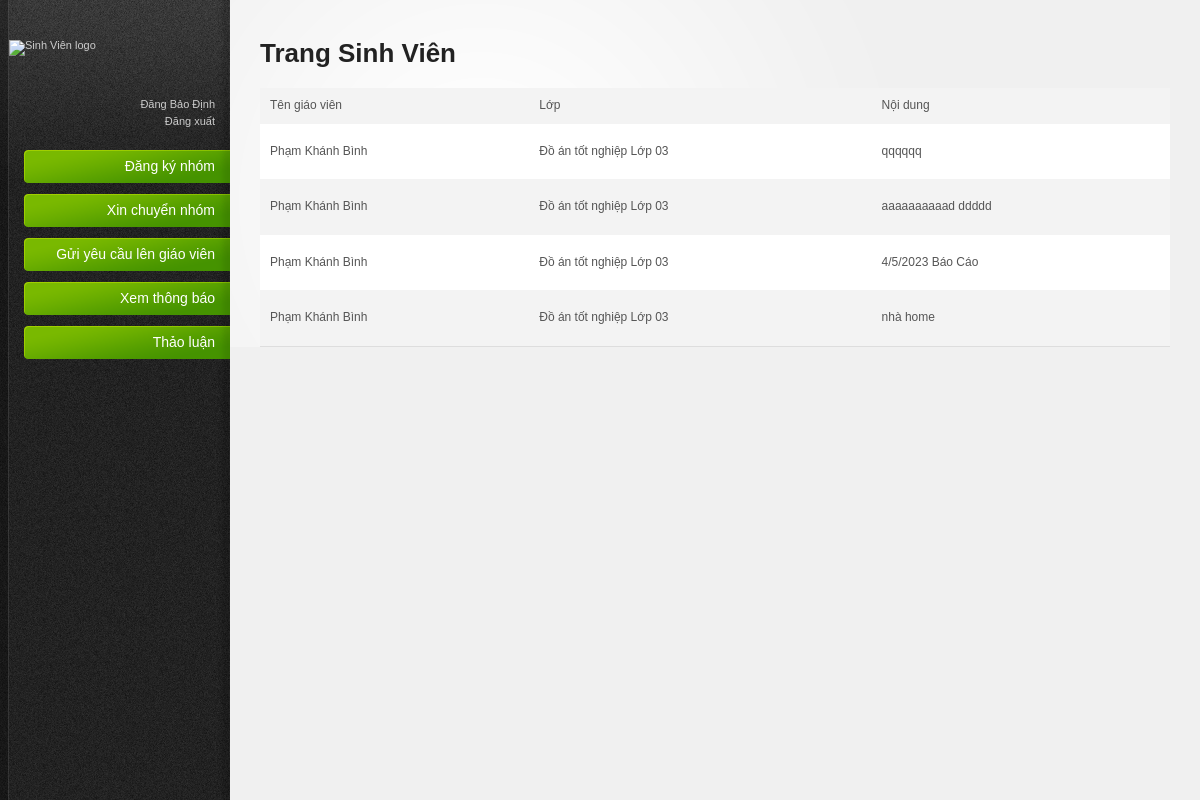
/sinhvien/index.php?quanly=thongbao&id_sv=SV01 (signed in), run on the app's committed database.
### tables this page shows
CREATE TABLE IF NOT EXISTS `thongbao` (
  `id_thongbao` int(10) NOT NULL AUTO_INCREMENT,
  `noidung_thongbao` text NOT NULL,
  `id_gv` varchar(10) NOT NULL,
  `id_lopmh` varchar(10) DEFAULT NULL,
  `id_sv` varchar(10) DEFAULT NULL,
  `id_nhom` varchar(10) DEFAULT NULL,
  PRIMARY KEY (`id_thongbao`),
  KEY `id_gv` (`id_gv`),
  KEY `id_lopmh` (`id_lopmh`),
  KEY `id_sv` (`id_sv`),
  KEY `id_nhom` (`id_nhom`)
);

CREATE TABLE IF NOT EXISTS `giaovien` (
  `id_gv` varchar(10) NOT NULL,
  `ten_gv` varchar(50) NOT NULL,
  `gioitinh_gv` tinyint(1) NOT NULL,
  `ngaysinh_gv` date NOT NULL,
  `cmnd_gv` decimal(10,0) NOT NULL,
  `pw_gv` varchar(20) NOT NULL,
  PRIMARY KEY (`id_gv`)
);

CREATE TABLE IF NOT EXISTS `lopmh` (
  `id_lopmh` varchar(10) NOT NULL,
  `ten_lopmh` varchar(50) NOT NULL,
  `id_gv` varchar(10) NOT NULL,
  `id_monhoc` varchar(10) NOT NULL,
  PRIMARY KEY (`id_lopmh`),
  UNIQUE KEY `ten_lopmh` (`ten_lopmh`),
  KEY `id_gv` (`id_gv`),
  KEY `id_monhoc` (`id_monhoc`)
);

### sinhvien/subpage/thongbao.php (the view, shortened to what this page needs)
<?php
include 'connect.php';
?>
<table border="1">
	<tr>
		<td>Tên giáo viên</td>
		<td>Lớp </td>
		<td>Nội dung</td>
	</tr>
		<?php
		$id_sv=$_GET['id_sv'];
		$tam = $obj->query("SELECT * FROM thongbao, giaovien, lopmh, lopmh_sv where thongbao.id_gv=giaovien.id_gv and thongbao.id_lopmh=lopmh.id_lopmh and lopmh.id_lopmh=lopmh_sv.id_lopmh and lopmh_sv.id_sv='$id_sv'");
		$data = $tam->fetchAll();
		foreach ($data as $key => $value) {
	?>
	<tr>
		<td><ul><?php echo $value['ten_gv'] ?></ul></td>
		<td><ul><?php echo $value['ten_lopmh'] ?></ul></td>
		<td><ul><?php echo $value['noidung_thongbao']?></ul></td>
	<?php
	}
	?>
	</tr>
</table>

### sinhvien/resources/css/style.css (style rules this page uses)
html { font-size: 100%; height: 100%; margin-bottom: 1px; }
body { font-family: Arial, Helvetica, sans-serif; color: #555; background: #f0f0f0 url('../images/bg-body.gif') top left repeat-y; font-size: 12px; }
#main-content ul, #main-content ol { padding: 10px 0; }
#main-content table { width: 100%; border-collapse: collapse; }
#main-content tbody tr { background: #fff; }
#main-content tbody tr.alt-row { background: #f3f3f3; }
#main-content table td, #main-content table th { padding: 10px; line-height: 1.3em; }

### data on the page
thongbao: id_gv.ten_gv "Phạm Khánh Bình", id_lopmh.ten_lopmh "Đồ án tốt nghiệp Lớp 03", noidung_thongbao "qqqqqq"
thongbao: id_gv.ten_gv "Phạm Khánh Bình", id_lopmh.ten_lopmh "Đồ án tốt nghiệp Lớp 03", noidung_thongbao "aaaaaaaaaad ddddd"
thongbao: id_gv.ten_gv "Phạm Khánh Bình", id_lopmh.ten_lopmh "Đồ án tốt nghiệp Lớp 03", noidung_thongbao "4/5/2023 Báo Cáo"
thongbao: id_gv.ten_gv "Phạm Khánh Bình", id_lopmh.ten_lopmh "Đồ án tốt nghiệp Lớp 03", noidung_thongbao "nhà home"

### other printed values
$_SESSION['sv'] "Đăng Bảo Ðịnh"
